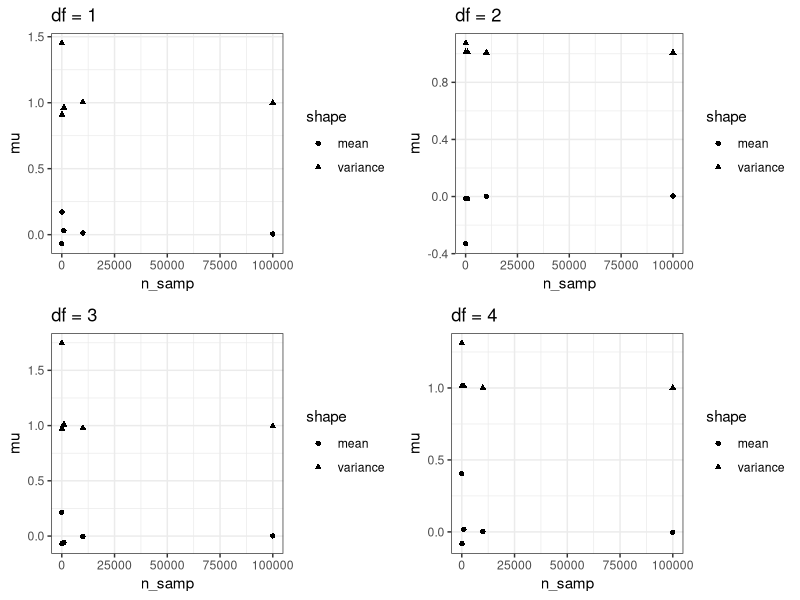
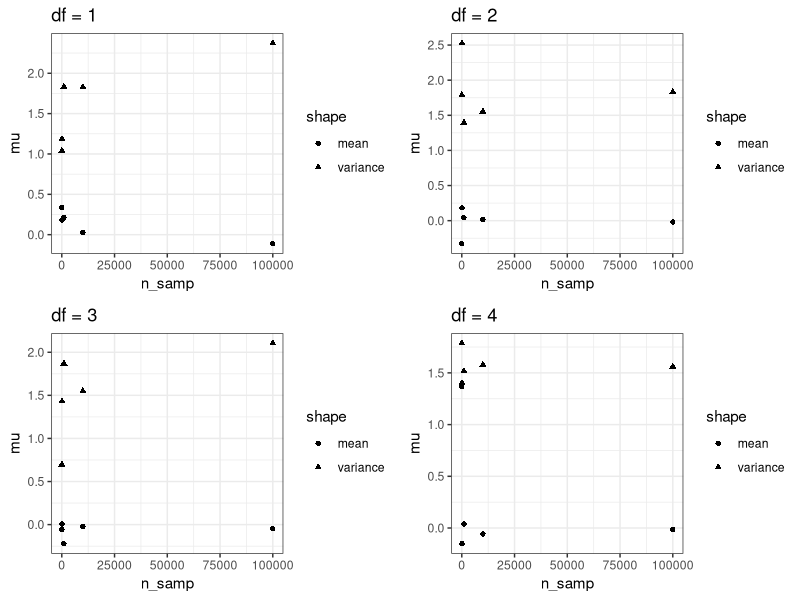

Recreate these plots in R, in order.
## ---- chunk 1
knitr::opts_chunk$set(echo = TRUE)
## ---- chunk 2
nu = c(1,2,3,4)
res = list()
set.seed(2018)
for (v in nu){
  X = rt(n = 100000, df = v)
  fX = dnorm(X)
  gX = dt(df = v, x = X)
  res[[v]] = data.frame(X, fX, gX)
}
glist = list()
i = 1
for (df in res){
  EX = rep(NA, 5)
  EX2 = rep(NA, 5)
  for (k in 1:5){
    ind = 1:10^k
    EX[k] = mean(df$fX[ind]/df$gX[ind] * df$X[ind])
    EX2[k] = mean(df$fX[ind]/df$gX[ind] * (df$X[ind])^2)
  }
  glist[[i]] = list("mu" = EX, "sigma2" = EX2)
  i = i+1
}
k = 1:5
df1 = data.frame(mu = glist[[1]]$mu, var = glist[[1]]$sigma2, n_samp = 10^k)
df2 = data.frame(mu = glist[[2]]$mu, var = glist[[2]]$sigma2, n_samp = 10^k)
df3 = data.frame(mu = glist[[3]]$mu, var = glist[[3]]$sigma2, n_samp = 10^k)
df4 = data.frame(mu = glist[[4]]$mu, var = glist[[4]]$sigma2, n_samp = 10^k)
## ---- chunk 3
library(ggplot2)
g1 = ggplot(data = df1, aes(x = n_samp))+
  geom_point(aes(x = n_samp, y = mu, pch = "mean")) +
  theme_bw()+
  ggtitle("df = 1") +
  geom_point(aes(x = n_samp, y = var, pch = "variance"))
g2 = ggplot(data = df2, aes(x = n_samp))+
  geom_point(aes(x = n_samp, y = mu, pch = "mean")) +
  theme_bw()+
  ggtitle("df = 2") +
  geom_point(aes(x = n_samp, y = var, pch = "variance"))
g3 = ggplot(data = df3, aes(x = n_samp))+
  geom_point(aes(x = n_samp, y = mu, pch = "mean")) +
  theme_bw()+
  ggtitle("df = 3") +
  geom_point(aes(x = n_samp, y = var, pch = "variance"))
g4 = ggplot(data = df4, aes(x = n_samp))+
  geom_point(aes(x = n_samp, y = mu, pch = "mean")) +
  theme_bw()+
  ggtitle("df = 4") +
  geom_point(aes(x = n_samp, y = var, pch = "variance"))
gridExtra::grid.arrange(g1,g2,g3,g4,nrow = 2)
## ---- chunk 4
nu = c(1,2,3,4)
res = list()
set.seed(2018)
for (v in nu){
  X = rnorm(n = 100000)
  fX = dt(X, df = v)
  gX = dnorm(X)
  res[[v]] = data.frame(X, fX, gX)
}
glist = list()
i = 1
for (df in res){
  EX = rep(NA, 5)
  EX2 = rep(NA, 5)
  for (k in 1:5){
    ind = 1:10^k
    EX[k] = mean(df$fX[ind]/df$gX[ind] * df$X[ind])
    EX2[k] = mean(df$fX[ind]/df$gX[ind] * (df$X[ind] - EX[k])^2)
  }
  glist[[i]] = list("mu" = EX, "sigma2" = EX2)
  i = i+1
}
k = 1:5
df1 = data.frame(mu = glist[[1]]$mu, var = glist[[1]]$sigma2, n_samp = 10^k)
df2 = data.frame(mu = glist[[2]]$mu, var = glist[[2]]$sigma2, n_samp = 10^k)
df3 = data.frame(mu = glist[[3]]$mu, var = glist[[3]]$sigma2, n_samp = 10^k)
df4 = data.frame(mu = glist[[4]]$mu, var = glist[[4]]$sigma2, n_samp = 10^k)
## ---- chunk 5
library(ggplot2)
g1 = ggplot(data = df1, aes(x = n_samp))+
  geom_point(aes(x = n_samp, y = mu, pch = "mean")) +
  theme_bw()+
  ggtitle("df = 1") +
  geom_point(aes(x = n_samp, y = var, pch = "variance"))
g2 = ggplot(data = df2, aes(x = n_samp))+
  geom_point(aes(x = n_samp, y = mu, pch = "mean")) +
  theme_bw()+
  ggtitle("df = 2") +
  geom_point(aes(x = n_samp, y = var, pch = "variance"))
g3 = ggplot(data = df3, aes(x = n_samp))+
  geom_point(aes(x = n_samp, y = mu, pch = "mean")) +
  theme_bw()+
  ggtitle("df = 3") +
  geom_point(aes(x = n_samp, y = var, pch = "variance"))
g4 = ggplot(data = df4, aes(x = n_samp))+
  geom_point(aes(x = n_samp, y = mu, pch = "mean")) +
  theme_bw()+
  ggtitle("df = 4") +
  geom_point(aes(x = n_samp, y = var, pch = "variance"))
gridExtra::grid.arrange(g1,g2,g3,g4,nrow = 2)
## ---- chunk 6
nsim = 1000
varX = rep(NA, nsim)
EY2 = rep(NA, nsim)
EX2 = rep(NA, nsim)
EY4 = rep(NA, nsim)
varY = rep(NA, nsim)
for (i in 1:nsim){
  X = runif(1000)
  Z = runif(1000)
  Y = 1/Z
  varX[i] = var(X)
  EY2[i] = mean(Y^2)
  EX2[i] = mean(X^2)
  EY4[i] = mean(Y^4)
  varY[i] = var(Y)
}
vX = mean(varX)
y2 = mean(EY2)
x2 = mean(EX2)
y4 = mean(EY4)
vY = mean(varY)
delta = vX/y2 + (x2/y4)*vY
cat("Approximate delta is:", delta)
